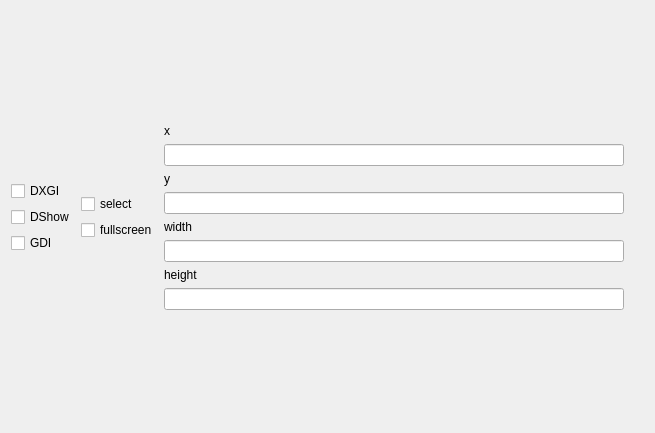
<?xml version="1.0" encoding="UTF-8"?>
<ui version="4.0">
 <class>DesktopTab</class>
 <widget class="QWidget" name="DesktopTab">
  <property name="geometry">
   <rect>
    <x>0</x>
    <y>0</y>
    <width>655</width>
    <height>433</height>
   </rect>
  </property>
  <property name="windowTitle">
   <string>QtWidgetsClass1</string>
  </property>
  <layout class="QVBoxLayout" name="verticalLayout">
   <item>
    <layout class="QGridLayout" name="grid" rowstretch="0" columnstretch="0,0">
     <item row="0" column="0">
      <layout class="QVBoxLayout" name="vbox_capture">
       <item>
        <spacer name="verticalSpacer_5">
         <property name="orientation">
          <enum>Qt::Vertical</enum>
         </property>
         <property name="sizeType">
          <enum>QSizePolicy::Expanding</enum>
         </property>
         <property name="sizeHint" stdset="0">
          <size>
           <width>20</width>
           <height>100</height>
          </size>
         </property>
        </spacer>
       </item>
       <item>
        <widget class="QCheckBox" name="ck_dxgi">
         <property name="text">
          <string>DXGI</string>
         </property>
        </widget>
       </item>
       <item>
        <widget class="QCheckBox" name="ck_dshow">
         <property name="text">
          <string>DShow</string>
         </property>
        </widget>
       </item>
       <item>
        <widget class="QCheckBox" name="ck_gdi">
         <property name="text">
          <string>GDI</string>
         </property>
        </widget>
       </item>
       <item>
        <spacer name="verticalSpacer_4">
         <property name="orientation">
          <enum>Qt::Vertical</enum>
         </property>
         <property name="sizeHint" stdset="0">
          <size>
           <width>20</width>
           <height>40</height>
          </size>
         </property>
        </spacer>
       </item>
      </layout>
     </item>
     <item row="0" column="1">
      <layout class="QHBoxLayout" name="hbox_area" stretch="0,1,0">
       <item>
        <layout class="QVBoxLayout" name="vbox_area" stretch="0,0,0,0">
         <item>
          <spacer name="verticalSpacer_6">
           <property name="orientation">
            <enum>Qt::Vertical</enum>
           </property>
           <property name="sizeHint" stdset="0">
            <size>
             <width>20</width>
             <height>40</height>
            </size>
           </property>
          </spacer>
         </item>
         <item>
          <widget class="QCheckBox" name="ck_capture_area">
           <property name="sizePolicy">
            <sizepolicy hsizetype="Preferred" vsizetype="Preferred">
             <horstretch>0</horstretch>
             <verstretch>0</verstretch>
            </sizepolicy>
           </property>
           <property name="text">
            <string>select</string>
           </property>
          </widget>
         </item>
         <item>
          <widget class="QCheckBox" name="ck_full_screen">
           <property name="sizePolicy">
            <sizepolicy hsizetype="Preferred" vsizetype="Preferred">
             <horstretch>0</horstretch>
             <verstretch>0</verstretch>
            </sizepolicy>
           </property>
           <property name="text">
            <string>fullscreen</string>
           </property>
          </widget>
         </item>
         <item>
          <spacer name="verticalSpacer_2">
           <property name="orientation">
            <enum>Qt::Vertical</enum>
           </property>
           <property name="sizeHint" stdset="0">
            <size>
             <width>20</width>
             <height>40</height>
            </size>
           </property>
          </spacer>
         </item>
        </layout>
       </item>
       <item>
        <layout class="QVBoxLayout" name="vbox_edit" stretch="0,0,0,0,0,0,0,0,0,0">
         <item>
          <spacer name="verticalSpacer_7">
           <property name="orientation">
            <enum>Qt::Vertical</enum>
           </property>
           <property name="sizeHint" stdset="0">
            <size>
             <width>20</width>
             <height>40</height>
            </size>
           </property>
          </spacer>
         </item>
         <item>
          <widget class="QLabel" name="label_4">
           <property name="text">
            <string>x</string>
           </property>
          </widget>
         </item>
         <item>
          <widget class="QLineEdit" name="le_x">
           <property name="sizePolicy">
            <sizepolicy hsizetype="Preferred" vsizetype="Preferred">
             <horstretch>0</horstretch>
             <verstretch>0</verstretch>
            </sizepolicy>
           </property>
          </widget>
         </item>
         <item>
          <widget class="QLabel" name="label_3">
           <property name="text">
            <string>y</string>
           </property>
          </widget>
         </item>
         <item>
          <widget class="QLineEdit" name="le_y">
           <property name="sizePolicy">
            <sizepolicy hsizetype="Preferred" vsizetype="Preferred">
             <horstretch>0</horstretch>
             <verstretch>0</verstretch>
            </sizepolicy>
           </property>
          </widget>
         </item>
         <item>
          <widget class="QLabel" name="label">
           <property name="text">
            <string>width</string>
           </property>
          </widget>
         </item>
         <item>
          <widget class="QLineEdit" name="le_width">
           <property name="sizePolicy">
            <sizepolicy hsizetype="Preferred" vsizetype="Preferred">
             <horstretch>0</horstretch>
             <verstretch>0</verstretch>
            </sizepolicy>
           </property>
          </widget>
         </item>
         <item>
          <widget class="QLabel" name="label_2">
           <property name="text">
            <string>height</string>
           </property>
          </widget>
         </item>
         <item>
          <widget class="QLineEdit" name="le_height">
           <property name="sizePolicy">
            <sizepolicy hsizetype="Preferred" vsizetype="Preferred">
             <horstretch>0</horstretch>
             <verstretch>0</verstretch>
            </sizepolicy>
           </property>
          </widget>
         </item>
         <item>
          <spacer name="verticalSpacer_3">
           <property name="orientation">
            <enum>Qt::Vertical</enum>
           </property>
           <property name="sizeHint" stdset="0">
            <size>
             <width>20</width>
             <height>40</height>
            </size>
           </property>
          </spacer>
         </item>
        </layout>
       </item>
       <item>
        <spacer name="horizontalSpacer_2">
         <property name="orientation">
          <enum>Qt::Horizontal</enum>
         </property>
         <property name="sizeType">
          <enum>QSizePolicy::Preferred</enum>
         </property>
         <property name="sizeHint" stdset="0">
          <size>
           <width>20</width>
           <height>20</height>
          </size>
         </property>
        </spacer>
       </item>
      </layout>
     </item>
    </layout>
   </item>
  </layout>
 </widget>
 <layoutdefault spacing="6" margin="11"/>
 <resources/>
 <connections/>
</ui>
